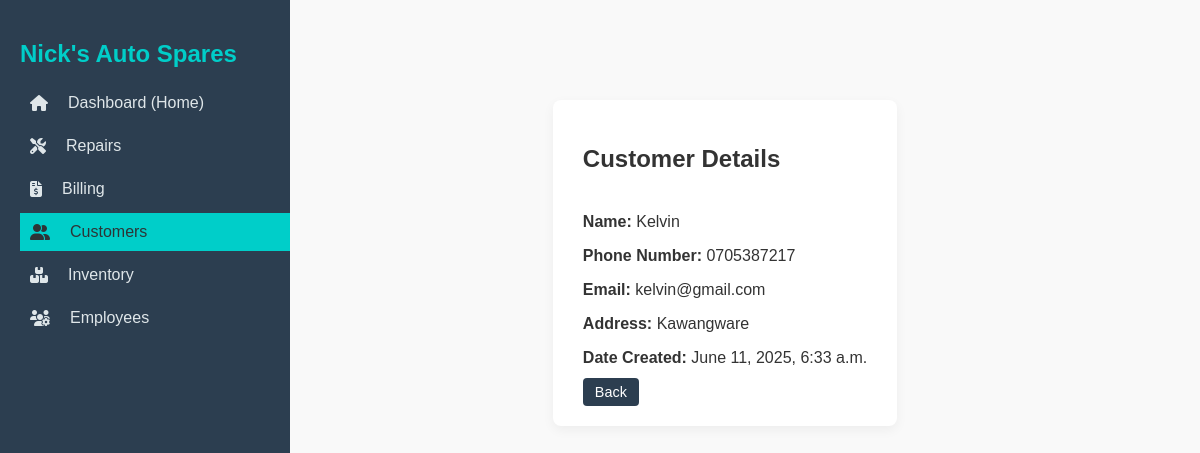
Screenshot of /customers/1/ (signed in) with the database file from the repository.
### customers/models.py (models this page shows, shortened)
class Customer(models.Model):
    name = models.CharField(max_length=100)
    phone_number = models.CharField(max_length=20, unique=True)
    email = models.EmailField(blank=True, null=True)
    address = models.TextField(blank=True, null=True)
    date_created = models.DateTimeField(auto_now_add=True)

### customers/views.py (the view)
# urls.py: path('<int:pk>/', views.customer_detail, name='customer_detail'),
@login_required
def customer_detail(request, pk):
    customer = get_object_or_404(Customer, pk=pk)
    return render(request, 'customers/customer_detail.html', {'customer': customer})

### customers/templates/customers/customer_detail.html
{% extends "base_dashboard.html" %}
{% block content %}
<div class="container">
    <div class="page-card">
        <div class="page-header">
            <h2>Customer Details</h2>
        </div>
        <div class="detail-info">
            <p><strong>Name:</strong> {{ customer.name }}</p>
            <p><strong>Phone Number:</strong> {{ customer.phone_number }}</p>
            <p><strong>Email:</strong> {{ customer.email }}</p>
            <p><strong>Address:</strong> {{ customer.address }}</p>
            <p><strong>Date Created:</strong> {{ customer.date_created }}</p>
        </div>
        <a href="{% url 'customer_list' %}" class="button">Back</a>
    </div>
</div>
{% endblock %}

### static/css/styles.css (style rules this page uses)
body { font-family: Arial, sans-serif; background-color: #f9f9f9; color: #333; margin: 0; padding: 0; }
.container { display: flex; justify-content: center; align-items: center; padding-top: 50px; }
.button, .logout-button, input[type="submit"], button { background-color: #2c3e50; color: white; border: none; padding: 6px 12px; text-decoration: none; border-radius: 4px; cursor: pointer; font-size: 0.9rem; }
.page-card { background-color: #fff; padding: 25px 30px; border-radius: 8px; box-shadow: 0 4px 12px rgba(0, 0, 0, 0.05); margin-top: 30px; }
.page-header { display: flex; justify-content: space-between; align-items: center; margin-bottom: 20px; }

### templates/base_dashboard.html (style rules this page uses)
body { margin: 0; font-family: Arial, sans-serif; height: 100vh; }

### rows the page displays
Customer: name "Kelvin", phone_number "0705387217", email "kelvin@gmail.com", address "Kawangware", date_created "June 11, 2025, 6:33 a.m."
